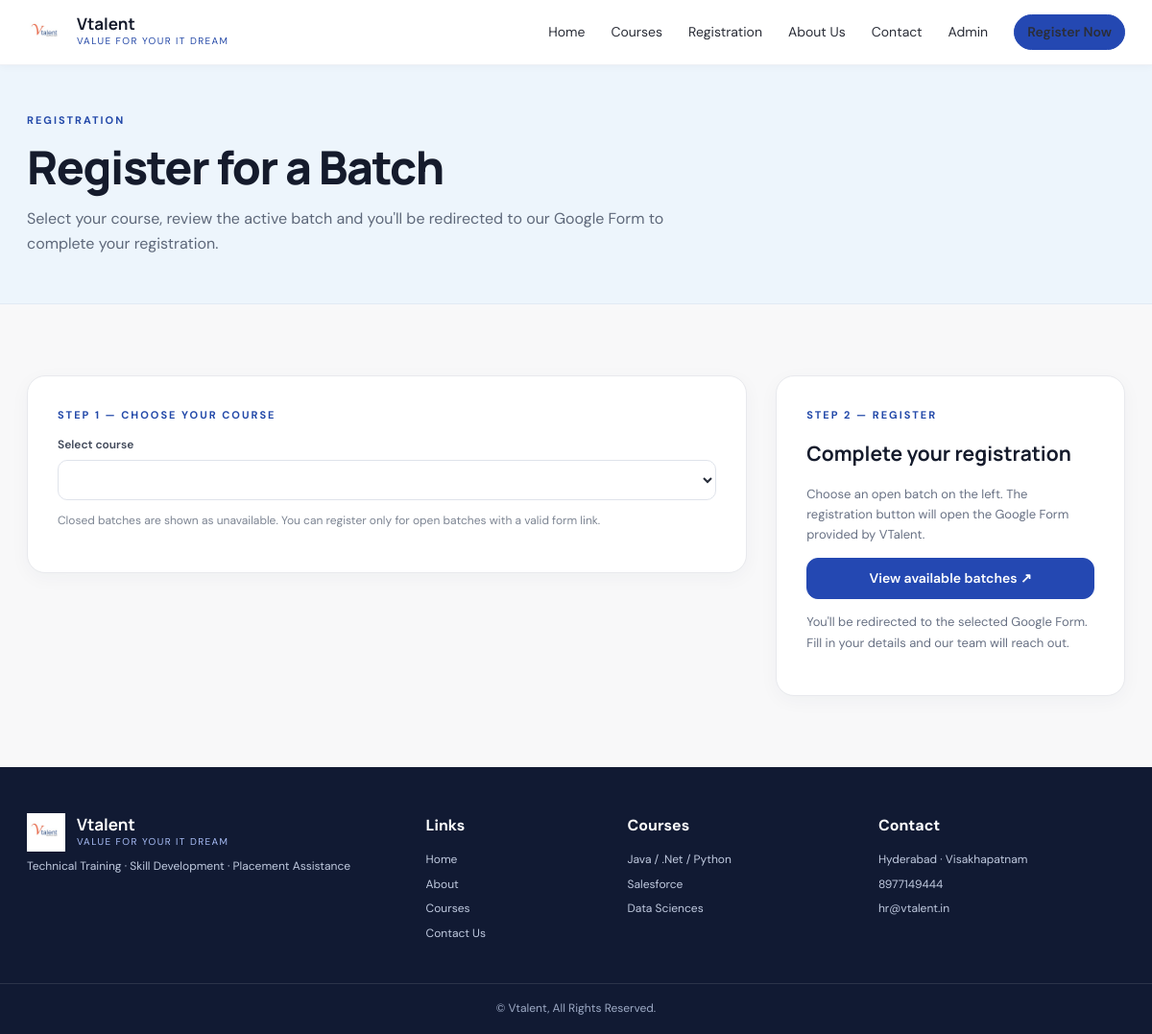
Page /registration/ on the earlier database version.
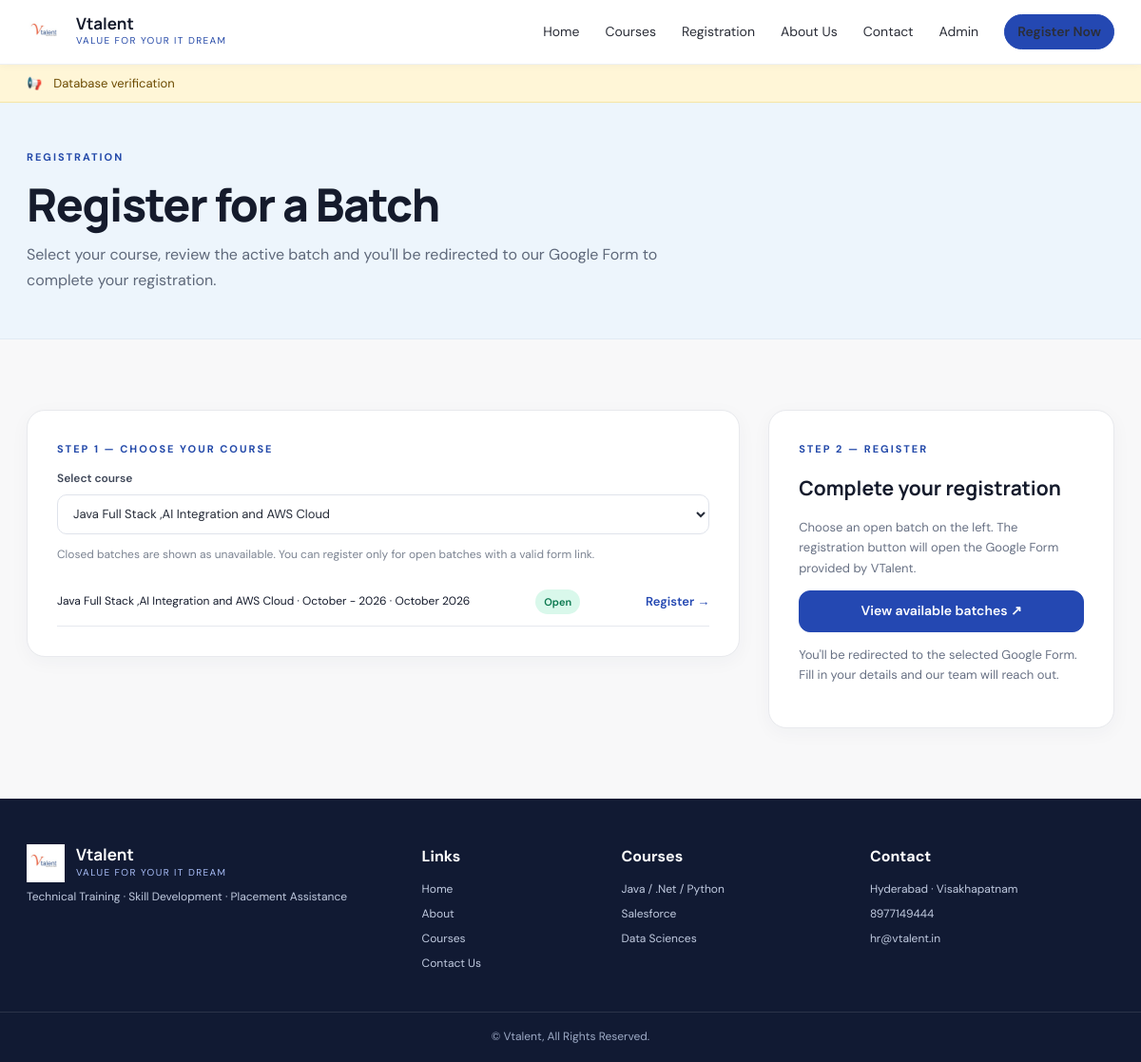
Same page on the later database version.
### myapp/models.py (models this page shows, shortened)
class Announcement(models.Model):
    message = models.CharField(max_length=250)
    is_active = models.BooleanField(default=True)
    created_at = models.DateTimeField(auto_now_add=True)
    class Meta:
        ordering = ['-created_at']

class Course(models.Model):
    title = models.CharField(max_length=200)
    category = models.CharField(max_length=100, blank=True)
    description = models.TextField(blank=True)
    duration = models.CharField(max_length=100, blank=True)
    syllabus = models.TextField(blank=True)
    display_order = models.PositiveIntegerField(default=0)
    is_published = models.BooleanField(default=True)
    created_at = models.DateTimeField(auto_now_add=True)
    updated_at = models.DateTimeField(auto_now=True)
    class Meta:
        ordering = ['display_order', 'title']

class Batch(models.Model):
    MONTH_CHOICES = [
        (1, 'January'), (2, 'February'), (3, 'March'), (4, 'April'),
        (5, 'May'), (6, 'June'), (7, 'July'), (8, 'August'),
        (9, 'September'), (10, 'October'), (11, 'November'), (12, 'December'),
    ]
    course = models.ForeignKey(Course, related_name='batches', on_delete=models.CASCADE)
    name = models.CharField(max_length=200)
    month = models.PositiveSmallIntegerField(choices=MONTH_CHOICES, default=1)
    year = models.PositiveIntegerField(default=2025)
    duration = models.CharField(max_length=100, blank=True)
    google_form_url = models.URLField(blank=True)
    registrations_open = models.BooleanField(default=True)
    is_visible = models.BooleanField(default=True)
    created_at = models.DateTimeField(auto_now_add=True)
    updated_at = models.DateTimeField(auto_now=True)
    class Meta:
        ordering = ['year', 'month', 'name']
    @property
    def month_year(self):
        return f'{self.get_month_display()} {self.year}'
    @property
    def can_register(self):
        return self.registrations_open and bool(self.google_form_url)

### myapp/views.py (the view)
# urls.py: path('registration/', views.registration, name='registration'),
def registration(request):
    courses = get_public_courses().prefetch_related('batches')
    selected_course_id = request.GET.get('course')
    return render(request, 'registration.html', {
        'courses': courses,
        'selected_course_id': selected_course_id,
        'announcements': get_active_announcements(),
    })

### myapp/views.py (called while the page is built)
def get_public_courses():
    return Course.objects.filter(is_published=True).order_by('display_order', 'title')

def get_active_announcements():
    return Announcement.objects.filter(is_active=True).order_by('-created_at')

### templates/registration.html (shortened to what this page needs)
{% extends "base.html" %}
{% block content %}
<section class="page-hero registration-hero"><div class="wrap"><p class="eyebrow">REGISTRATION</p><h1>Register for a Batch</h1><p>Select your course, review the active batch and you'll be redirected to our Google Form to complete your registration.</p></div></section>
<section class="section wrap registration-layout">
  <div class="surface-card">
    <p class="eyebrow">STEP 1 — CHOOSE YOUR COURSE</p>
    <label for="courseSelect" class="field-label">Select course</label>
    <select id="courseSelect" class="form-control">
      {% for course in courses %}<option value="{{ course.id }}" {% if selected_course_id == course.id|stringformat:"s" %}selected{% endif %}>{{ course.title }}</option>{% endfor %}
    </select>
    <p class="help-text">Closed batches are shown as unavailable. You can register only for open batches with a valid form link.</p>
    <div id="batchList">
      {% for course in courses %}
      <div class="registration-course" data-course="{{ course.id }}" {% if selected_course_id and selected_course_id != course.id|stringformat:"s" %}hidden{% elif not selected_course_id and not forloop.first %}hidden{% endif %}>
        {% for batch in course.batches.all %}
          {% if batch.is_visible %}<div class="registration-batch"><span>{{ course.title }} · {{ batch.name }} · {{ batch.month_year }}</span>{% if batch.can_register %}<span class="status-open">Open</span><a href="{% url 'register_batch' batch.id %}" class="text-link">Register →</a>{% else %}<span class="status-closed">Closed</span>{% endif %}</div>{% endif %}
        {% empty %}<p class="muted">No batches listed for this course yet.</p>{% endfor %}
      </div>
      {% endfor %}
    </div>
  </div>
  <aside class="surface-card register-aside"><p class="eyebrow">STEP 2 — REGISTER</p><h2>Complete your registration</h2><p>Choose an open batch on the left. The registration button will open the Google Form provided by VTalent.</p><a id="registerFallback" class="btn btn-full" href="{% url 'courses' %}">View available batches ↗</a><p class="help-text">You'll be redirected to the selected Google Form. Fill in your details and our team will reach out.</p></aside>
</section>
{% endblock %}

### templates/base.html (shortened to what this page needs)
{% load static %}
<!doctype html>
<html lang="en">
<head>
  <link rel="stylesheet" href="{% static 'css/style.css' %}">
  <link rel="stylesheet" href="{% static 'css/brand.css' %}">
</head>
<body>
<header class="site-header">
  <a class="brand" href="{% url 'home' %}" aria-label="VTalent home">
    <img class="brand-logo" src="{% static 'image/vtalent logo.jpg' %}" alt="">
    <span><strong>Vtalent</strong><small>VALUE FOR YOUR IT DREAM</small></span>
  </a>
  <nav class="main-nav" id="mainNav">
    <a href="{% url 'home' %}">Home</a>
    <a href="{% url 'courses' %}">Courses</a>
    <a href="{% url 'registration' %}">Registration</a>
    <a href="{% url 'about' %}">About Us</a>
    <a href="{% url 'contact' %}">Contact</a>
    <a href="{% url 'staff_login' %}">Admin</a>
    <a class="btn btn-small" href="{% url 'registration' %}">Register Now</a>
  </nav>
</header>
{% if announcements %}
  <div class="announcement-strip" role="status">
    <span>📢</span>
    <div class="announcement-track">{% for notice in announcements %}<span>{{ notice.message }}</span>{% endfor %}</div>
  </div>
{% endif %}
<main>{% block content %}{% endblock %}</main>
<footer class="site-footer">
  <div class="footer-grid wrap">
    <div><a class="brand footer-brand" href="{% url 'home' %}"><img class="brand-logo" src="{% static 'image/vtalent logo.jpg' %}" alt=""><span><strong>Vtalent</strong><small>VALUE FOR YOUR IT DREAM</small></span></a><p>Technical Training · Skill Development · Placement Assistance</p></div>
    <div><h4>Links</h4><a href="{% url 'home' %}">Home</a><a href="{% url 'about' %}">About</a><a href="{% url 'courses' %}">Courses</a><a href="{% url 'contact' %}">Contact Us</a></div>
    <div><h4>Courses</h4><a href="{% url 'courses' %}">Java / .Net / Python</a><a href="{% url 'courses' %}">Salesforce</a><a href="{% url 'courses' %}">Data Sciences</a></div>
    <div><h4>Contact</h4><p>Hyderabad · Visakhapatnam</p><a href="tel:8977149444">8977149444</a><a href="mailto:hr@vtalent.in">hr@vtalent.in</a></div>
  </div>
  <div class="footer-bottom">© Vtalent, All Rights Reserved.</div>
</footer>
</body>
</html>

Differences in the rows shown:
added Announcement: message "Database verification"
added Course: title "Java Full Stack ,AI Integration and AWS Cloud"
added Batch: name "October - 2026", month_year "October 2026", registrations_open "Open"
Other differences:
form field value: (not shown) → "Java Full Stack ,AI Integration and AWS Cloud"
